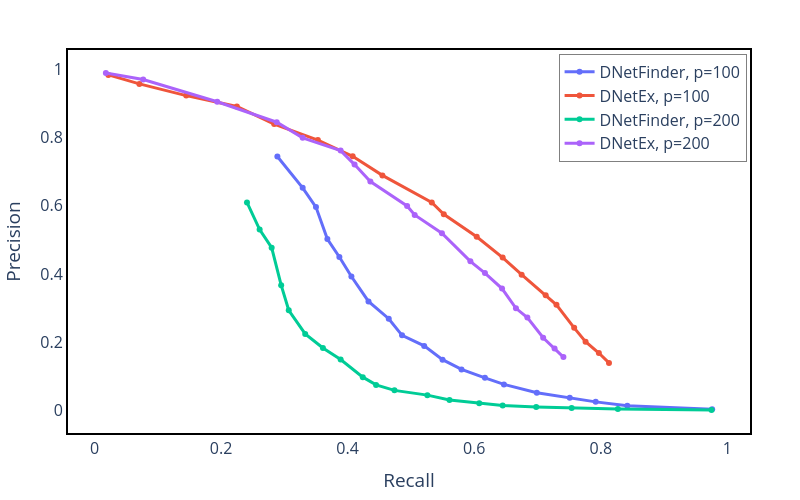

Source (notebook cell):
### Markdown cell above
# Precision-Recall

### Code cell
temp_df = r1.groupby('alpha').aggregate({'NRecall':'mean','FDR':'mean'}).reset_index()
run_number = 0

# Create figure
fig = go.Figure()

fig.add_trace(
    go.Scatter(
        x=temp_df.NRecall.values,
        y=1-temp_df.FDR.values,
        mode='lines+markers',
        name='DNetFinder, p=100'
    )
)

fig.add_trace(
    go.Scatter(
        x=runs_recall_list[run_number],
        y=1-runs_fdr_list[run_number],
        mode='lines+markers',
        name=f'DNetEx, p=100'
    )
)

temp_df = r2.groupby('alpha').aggregate({'NRecall':'mean','FDR':'mean'}).reset_index()
run_number = 1

fig.add_trace(
    go.Scatter(
        x=temp_df.NRecall.values,
        y=1-temp_df.FDR.values,
        mode='lines+markers',
        name='DNetFinder, p=200'
    )
)

fig.add_trace(
    go.Scatter(
        x=runs_recall_list[run_number],
        y=1-runs_fdr_list[run_number],
        mode='lines+markers',
        name=f'DNetEx, p=200'
    )
)


# Customize the layout
fig.update_traces(line=dict(width=3))

fig.update_layout(
    xaxis1=dict(tickfont=dict(size=16),showticklabels=True),
    yaxis1=dict(tickfont=dict(size=16),showticklabels=True),
    autosize=False,
    width=800,
    height=500,
    xaxis_title=r"Recall",
    yaxis_title='Precision',
    plot_bgcolor='white',
    paper_bgcolor='white',
    margin=dict(l=50, r=50, t=50, b=50),
    showlegend=True,
    legend=dict(
        x=.995,
        y=0.99,  
        xanchor='right',
        yanchor='top',
        bgcolor='white',
        bordercolor='gray',
        borderwidth=1
    ),
    xaxis=dict(showline=True, linewidth=2, linecolor='black', mirror=True),
    yaxis=dict(showline=True, linewidth=2, linecolor='black', mirror=True),
    font=dict(size=16)

)

fig.show()

fig.write_image("Results/pr.pdf")

### Figure 1 — Plotly figure (JSON) as saved in the notebook; plotly's stock layout.template omitted (floating-point values rounded to 4 significant figures)
{"data": [{"line": {"width": 3}, "mode": "lines+markers", "name": "DNetFinder, p=100", "type": "scatter", "x": [0.289, 0.329, 0.35, 0.368, 0.387, 0.406, 0.433, 0.465, 0.486, 0.521, 0.55, 0.58, 0.617, 0.647, 0.699, 0.751, 0.792, 0.842, 0.976], "y": [0.7443, 0.6525, 0.596, 0.5025, 0.4495, 0.3924, 0.3193, 0.2688, 0.22, 0.1891, 0.1486, 0.1201, 0.09534, 0.07611, 0.05166, 0.03682, 0.02497, 0.01375, 0.003106]}, {"line": {"width": 3}, "mode": "lines+markers", "name": "DNetEx, p=100", "type": "scatter", "x": [0.022, 0.071, 0.145, 0.225, 0.284, 0.353, 0.408, 0.455, 0.533, 0.552, 0.604, 0.645, 0.675, 0.713, 0.73, 0.758, 0.776, 0.797, 0.813], "y": [0.9834, 0.957, 0.9228, 0.891, 0.8392, 0.7923, 0.7447, 0.6889, 0.6097, 0.5749, 0.509, 0.448, 0.3977, 0.3376, 0.3094, 0.2419, 0.2015, 0.1682, 0.1391]}, {"line": {"width": 3}, "mode": "lines+markers", "name": "DNetFinder, p=200", "type": "scatter", "x": [0.241, 0.261, 0.28, 0.295, 0.307, 0.333, 0.361, 0.389, 0.424, 0.445, 0.474, 0.526, 0.561, 0.608, 0.645, 0.698, 0.754, 0.827, 0.975], "y": [0.6095, 0.5301, 0.4768, 0.3669, 0.2935, 0.2241, 0.1829, 0.1492, 0.0974, 0.07476, 0.05872, 0.0447, 0.03042, 0.02087, 0.01435, 0.01013, 0.006891, 0.003917, 0.0008381]}, {"line": {"width": 3}, "mode": "lines+markers", "name": "DNetEx, p=200", "type": "scatter", "x": [0.018, 0.077, 0.194, 0.288, 0.329, 0.389, 0.411, 0.436, 0.494, 0.506, 0.549, 0.594, 0.617, 0.644, 0.666, 0.684, 0.709, 0.727, 0.741], "y": [0.9893, 0.97, 0.9046, 0.8447, 0.7989, 0.7616, 0.7205, 0.6708, 0.5992, 0.5729, 0.5193, 0.4369, 0.4026, 0.3572, 0.2992, 0.2724, 0.2128, 0.1813, 0.1564]}], "layout": {"autosize": false, "font": {"size": 16}, "height": 500, "legend": {"bgcolor": "white", "bordercolor": "gray", "borderwidth": 1, "x": 0.995, "xanchor": "right", "y": 0.99, "yanchor": "top"}, "margin": {"b": 50, "l": 50, "r": 50, "t": 50}, "paper_bgcolor": "white", "plot_bgcolor": "white", "showlegend": true, "width": 800, "xaxis": {"linecolor": "black", "linewidth": 2, "mirror": true, "showline": true, "showticklabels": true, "tickfont": {"size": 16}, "title": {"text": "Recall"}}, "yaxis": {"linecolor": "black", "linewidth": 2, "mirror": true, "showline": true, "showticklabels": true, "tickfont": {"size": 16}, "title": {"text": "Precision"}}}}
